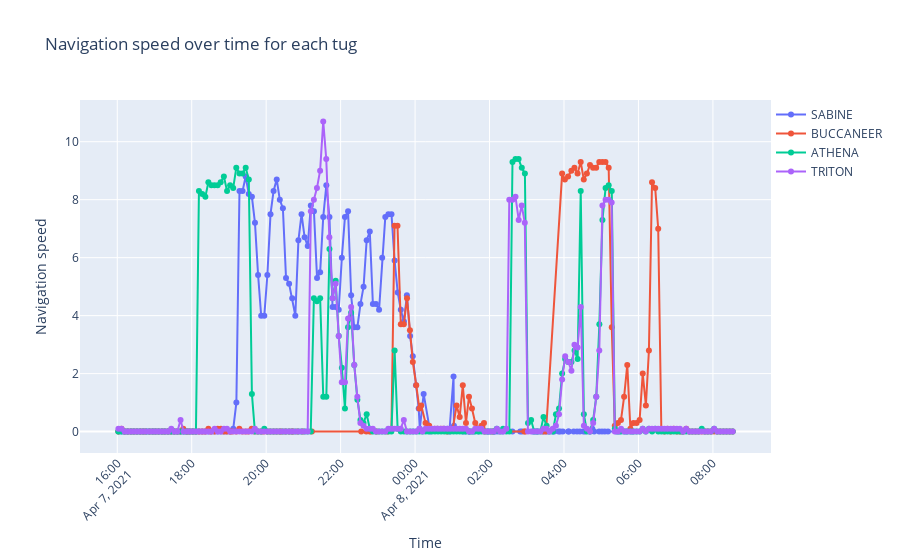

The code cell stored with this chart in its notebook:
### Markdown cell above
- Navigation speed over time for each tug, with the possibility here to get the values on the curves

### Code cell
# Filter data for non-tug vessels
tug_data = data[data['vessel_type'] == 'tug']

# Create a figure
fig = go.Figure()

# Iterate through unique vessel names for non-tug vessels
unique_tug_names = tug_data['vessel_name'].unique()

for vessel_name in unique_tug_names:
    # Filter data for the current vessel name
    subset = tug_data[tug_data['vessel_name'] == vessel_name]
    
    # Create a line trace for navigation_speed over time for the current vessel
    fig.add_trace(go.Scatter(x=subset['navigation_time'], y=subset['navigation_speed'],
                             mode='lines+markers', name=vessel_name,
                             hoverinfo='x+y', text=subset['navigation_time'].dt.strftime('%Y-%m-%d %H:%M:%S')))

# Customize layout
fig.update_layout(
    title='Navigation speed over time for each tug',
    xaxis_title='Time',
    yaxis_title='Navigation speed',
    xaxis=dict(tickangle=-45),
    legend=dict(x=1, y=1)
)

# Show the plot
fig.show()

### Figure 1 — Plotly figure (JSON) as saved in the notebook; plotly's stock layout.template omitted (floating-point values rounded to 4 significant figures; data arrays with more than 128 entries replaced by an {"elided": "..."} marker saying what was removed)
{"data": [{"hoverinfo": "x+y", "mode": "lines+markers", "name": "SABINE", "text": {"elided": "152 str values"}, "type": "scatter", "x": {"elided": "152 str values"}, "y": {"elided": "152 float values"}}, {"hoverinfo": "x+y", "mode": "lines+markers", "name": "BUCCANEER", "text": {"elided": "160 str values"}, "type": "scatter", "x": {"elided": "160 str values"}, "y": {"elided": "160 float values"}}, {"hoverinfo": "x+y", "mode": "lines+markers", "name": "ATHENA", "text": {"elided": "199 str values"}, "type": "scatter", "x": {"elided": "199 str values"}, "y": {"elided": "199 float values"}}, {"hoverinfo": "x+y", "mode": "lines+markers", "name": "TRITON", "text": {"elided": "199 str values"}, "type": "scatter", "x": {"elided": "199 str values"}, "y": {"elided": "199 float values"}}], "layout": {"legend": {"x": 1, "y": 1}, "title": {"text": "Navigation speed over time for each tug"}, "xaxis": {"tickangle": -45, "title": {"text": "Time"}}, "yaxis": {"title": {"text": "Navigation speed"}}}}
